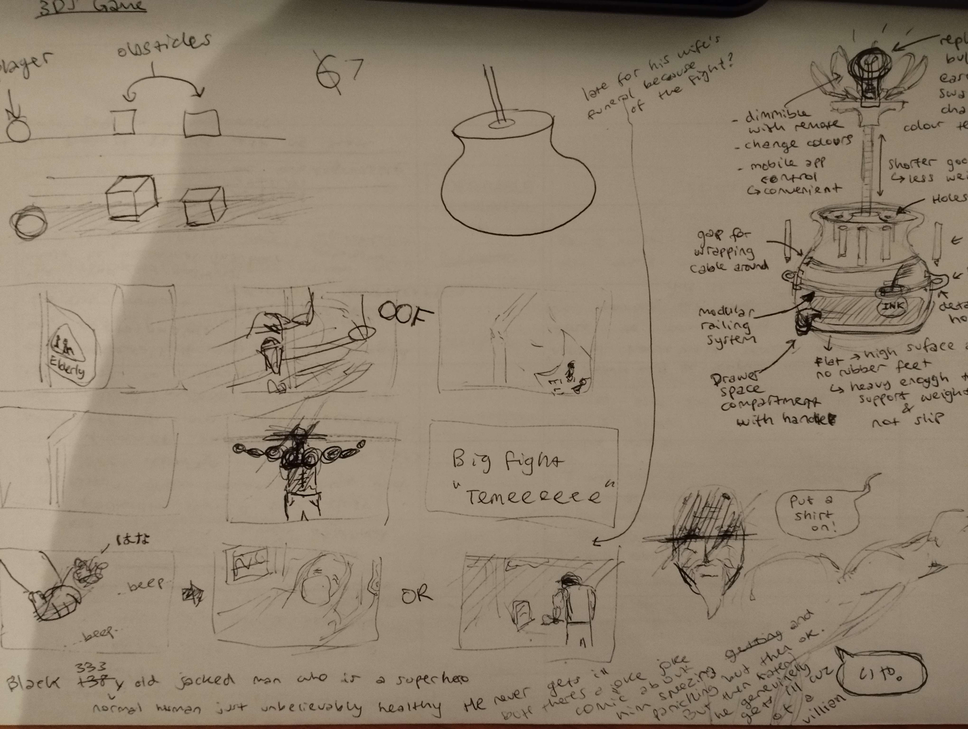
#> input picture py/original_images/image.png, 968 x 729 px, shrunk from 4080 x 3072 before the run
$ python main.py
#> lines starting #> are read from the running program, lines starting #| are printed output that depends on the picture; after the words box and inside, x2 and y2 are one past the last pixel; in counts of white or black regions, pixels touching at a corner belong together
from PIL import Image

white_point = 0.5 * 255 # 0 (black) to 255 (white)
black_point = 0.99 * 255 # 99%

# open img
filename = 'image.png'
filepath = f"original_images/{filename}"

# processing
og_img = Image.open(filepath).convert('L') # L = Luminance | A = alpha
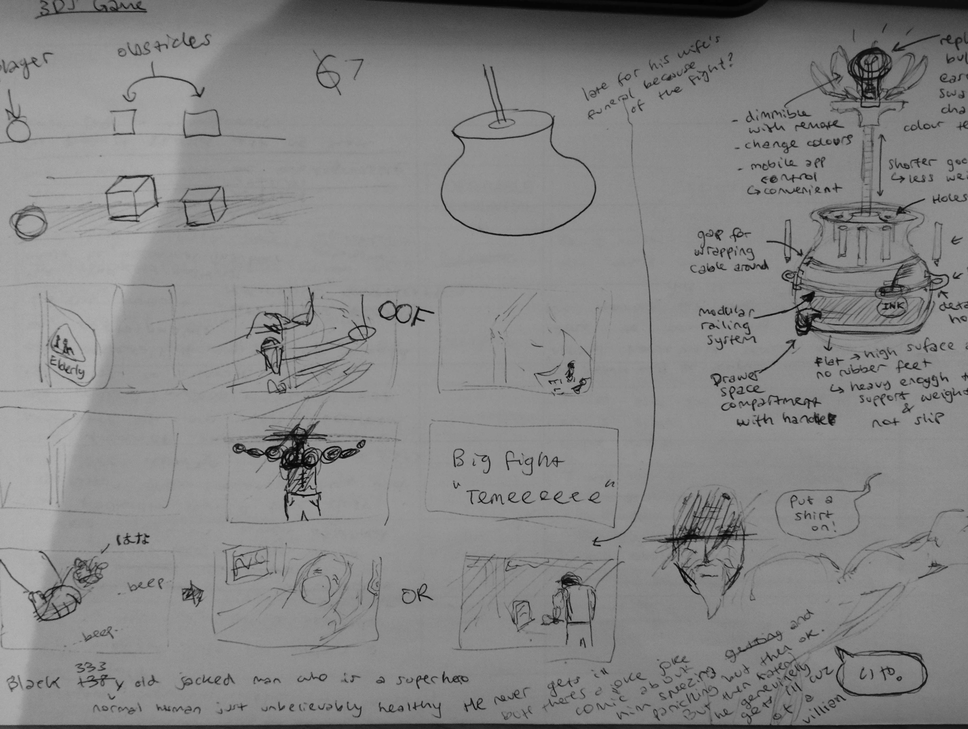
#> og_img: PIL image 968x729 L; min 1, max 177, mean 132.7
width,height=og_img.size
#> width = 968; height = 729
mode=og_img.mode
#> mode = 'L'

# Show information about the original image.
print(f"Original image: {filename}")
print(f"Size: {width} x {height} pixels")
#| Size: 968 x 729 pixels
print(f"Mode: {mode}")
#| Mode: L

#og_img.save('modified_images/greyscale.png')

og_pixel_map = og_img.load()# Load all pixels from the image.

new_image = Image.new(mode, (width, height))# Create a new image matching the original image's color mode, and size.
#> new_image: PIL image 968x729 L; every value is 0
new_pixel_map = new_image.load() # Load all the pixels from this new image as well.

for x in range(width):
    for y in range(height):
        # Copy the original pixel to the new pixel map.
        og_pixel = og_pixel_map[x, y]

        if og_pixel < white_point:
            new_pixel = 0
            new_pixel_map[x, y] = new_pixel
        if og_pixel > white_point and og_pixel < black_point:
            new_pixel = 255
            new_pixel_map[x, y] = new_pixel

new_image.show()
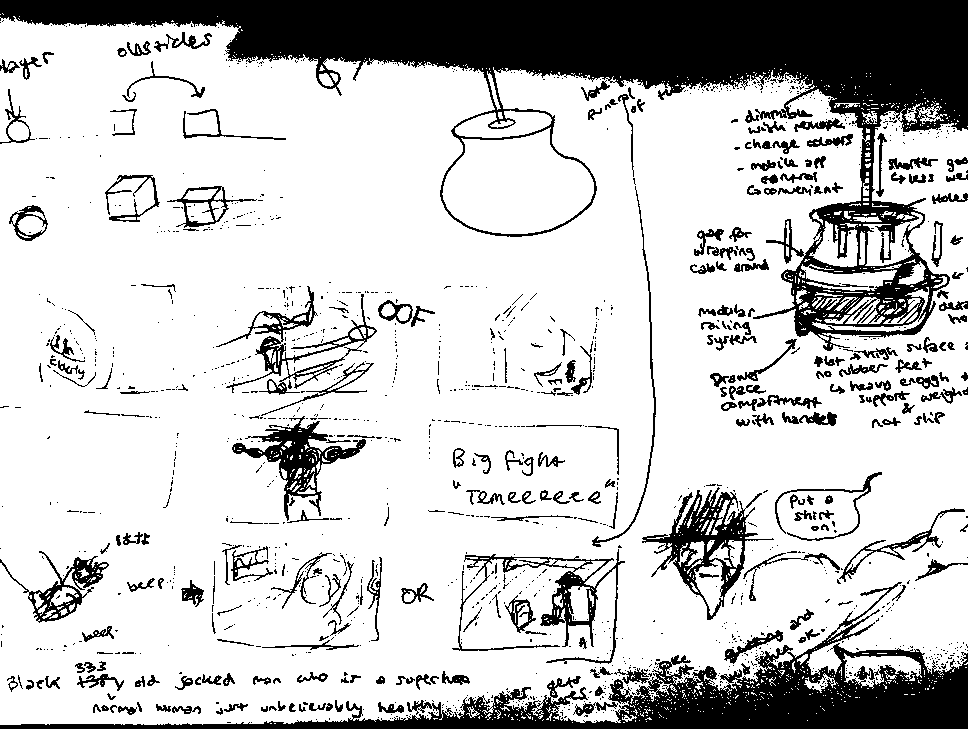
#> shown: PIL image 968x729 L; 78.4% white; 1416 black regions (1133 under 20 px), largest, box (x1, y1, x2, y2) and area: (0, 0, 968, 351) 77823, (0, 582, 968, 729) 26819, (642, 487, 774, 620) 4362

new_filename = f"scanned_{filename}"
new_filepath = f"modified_images/{new_filename}"
new_image.save(new_filepath)
